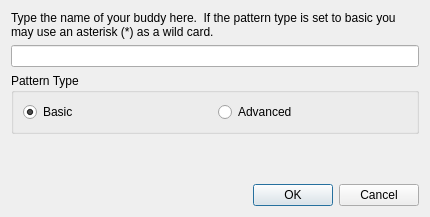
<?xml version="1.0" encoding="UTF-8"?>
<ui version="4.0">
 <class>AddBuddyDlg</class>
 <widget class="QDialog" name="AddBuddyDlg">
  <property name="geometry">
   <rect>
    <x>0</x>
    <y>0</y>
    <width>430</width>
    <height>217</height>
   </rect>
  </property>
  <property name="windowTitle">
   <string>Add Buddy</string>
  </property>
  <layout class="QVBoxLayout" name="verticalLayout_2">
   <item>
    <widget class="QLabel" name="label">
     <property name="sizePolicy">
      <sizepolicy hsizetype="Minimum" vsizetype="Minimum">
       <horstretch>0</horstretch>
       <verstretch>0</verstretch>
      </sizepolicy>
     </property>
     <property name="text">
      <string>Type the name of your buddy here.  If the pattern type is set to basic you may use an asterisk (*) as a wild card.</string>
     </property>
     <property name="wordWrap">
      <bool>true</bool>
     </property>
    </widget>
   </item>
   <item>
    <widget class="QLineEdit" name="patternBox"/>
   </item>
   <item>
    <widget class="QGroupBox" name="groupBox_2">
     <property name="title">
      <string>Pattern Type</string>
     </property>
     <layout class="QHBoxLayout" name="horizontalLayout">
      <item>
       <widget class="QRadioButton" name="basicPattern">
        <property name="text">
         <string>Basic</string>
        </property>
        <property name="checked">
         <bool>true</bool>
        </property>
       </widget>
      </item>
      <item>
       <widget class="QRadioButton" name="advancedPattern">
        <property name="text">
         <string>Advanced</string>
        </property>
       </widget>
      </item>
     </layout>
    </widget>
   </item>
   <item>
    <spacer name="verticalSpacer">
     <property name="orientation">
      <enum>Qt::Vertical</enum>
     </property>
     <property name="sizeHint" stdset="0">
      <size>
       <width>20</width>
       <height>40</height>
      </size>
     </property>
    </spacer>
   </item>
   <item>
    <widget class="QDialogButtonBox" name="buttonBox">
     <property name="standardButtons">
      <set>QDialogButtonBox::Cancel|QDialogButtonBox::Ok</set>
     </property>
    </widget>
   </item>
  </layout>
 </widget>
 <resources/>
 <connections/>
</ui>
